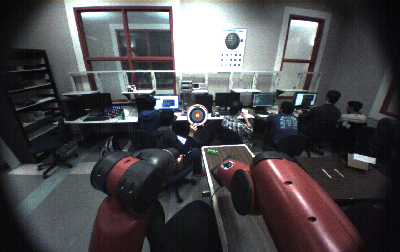
#> input picture src/image_segmentation/img/baxter_head_camera.png, 400 x 252 px, found by its file name
$ python ball_tracking.py
#> lines starting #> are read from the running program, lines starting #| are printed output that depends on the picture; after the words box and inside, x2 and y2 are one past the last pixel; in counts of white or black regions, pixels touching at a corner belong together; long printed decimals are rounded
#> further down, frame is the input picture: shape (252, 400, 3); mean B, G, R 76.7, 73.7, 74.9
#!/usr/bin/env python

# import the necessary packages
from collections import deque
import numpy as np
import argparse
import cv2
import time
import os

this_file = os.path.dirname(os.path.abspath(__file__))
IMG_DIR = '/'.join(this_file.split('/')[:-1]) + '/img/'
print(IMG_DIR)

# Copied from imutils
def resize(image, width=None, height=None, inter=cv2.INTER_AREA):
    # initialize the dimensions of the image to be resized and
    # grab the image size
#> called with width = 600, inter = 3
    dim = None
    (h, w) = image.shape[:2]
#> h = 252; w = 400

    # if both the width and height are None, then return the
    # original image
    if width is None and height is None:
        return image

    # check to see if the width is None
    if width is None:
        # calculate the ratio of the height and construct the
        # dimensions
        r = height / float(h)
        dim = (int(w * r), height)

    # otherwise, the height is None
    else:
        # calculate the ratio of the width and construct the
        # dimensions
        r = width / float(w)
#> r = 1.5
        dim = (width, int(h * r))
#> dim = (600, 378)

    # resize the image
    resized = cv2.resize(image, dim, interpolation=inter)
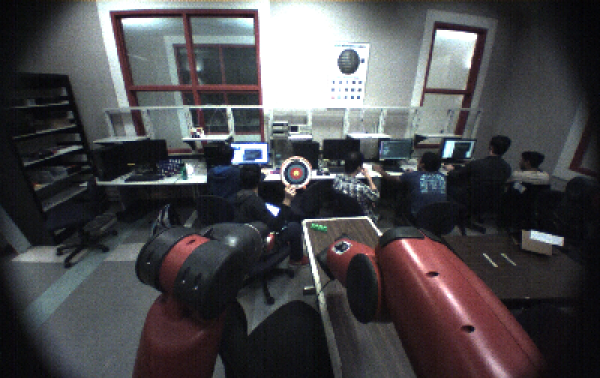
#> resized: shape (378, 600, 3); mean B, G, R 76.8, 73.8, 75

    # return the resized image
    return resized

# Copied from imutils
def grab_contours(cnts):
    # if the length the contours tuple returned by cv2.findContours
    # is '2' then we are using either OpenCV v2.4, v4-beta, or
    # v4-official
    if len(cnts) == 2:
        cnts = cnts[0]

    # if the length of the contours tuple is '3' then we are using
    # either OpenCV v3, v4-pre, or v4-alpha
    elif len(cnts) == 3:
        cnts = cnts[1]

    # otherwise OpenCV has changed their cv2.findContours return
    # signature yet again and I have no idea WTH is going on
    else:
        raise Exception(("Contours tuple must have length 2 or 3, "
            "otherwise OpenCV changed their cv2.findContours return "
            "signature yet again. Refer to OpenCV's documentation "
            "in that case"))

    # return the actual contours array
    return cnts

# construct the argument parse and parse the arguments
ap = argparse.ArgumentParser()
ap.add_argument("-v", "--video",
	help="path to the (optional) video file")
ap.add_argument("-b", "--buffer", type=int, default=64,
	help="max buffer size")
args = vars(ap.parse_args())

# define the lower and upper boundaries of the "yellow"
# circle in the HSV color space, then initialize the
# list of tracked points
# lower_thresh = (15, 80, 0)
# upper_thresh = (42, 255, 255)
lower_thresh = (90,80,94)
upper_thresh = (102,119,155)
pts = deque(maxlen=args["buffer"])

# allow the camera or video file to warm up
time.sleep(2.0)

# keep looping
while True:
	# grab the current frame
	# frame = vs.read()
	frame = cv2.imread(IMG_DIR + 'baxter_head_camera.png')

	# resize the frame, blur it, and convert it to the HSV
	# color space
	frame = resize(frame, width=600)
	blurred = cv2.GaussianBlur(frame, (11, 11), 0)
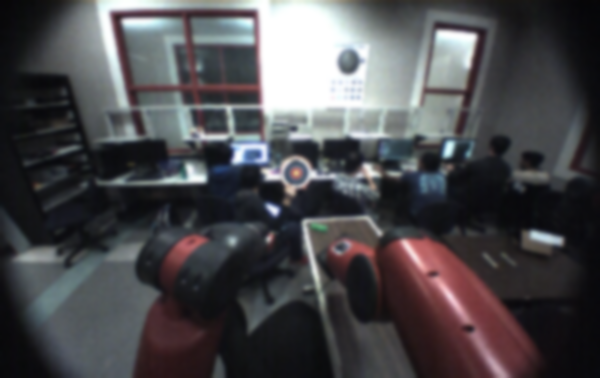
#> blurred: shape (378, 600, 3); mean B, G, R 76.8, 73.8, 75
	hsv = cv2.cvtColor(blurred, cv2.COLOR_BGR2HSV)
#> hsv: shape (378, 600, 3); mean H, S, V 107.4, 43.2, 81.3

	# construct a mask for the color "green", then perform
	# a series of dilations and erosions to remove any small
	# blobs left in the mask
	mask = cv2.inRange(hsv, lower_thresh, upper_thresh)
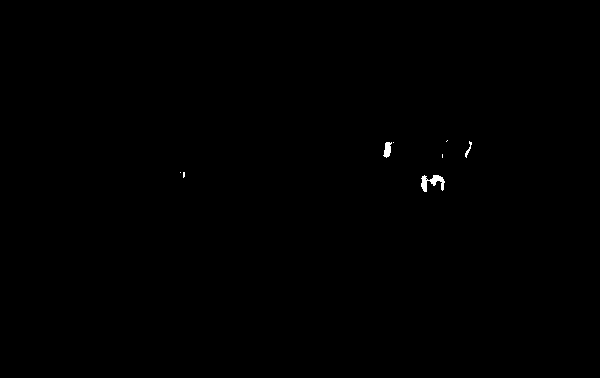
#> mask: shape (378, 600); 0.15% white; 8 white regions (5 under 20 px), largest, box (x1, y1, x2, y2) and area: (421, 175, 445, 192) 199, (383, 142, 392, 158) 93, (465, 141, 472, 158) 37
	mask = cv2.erode(mask, None, iterations=2)
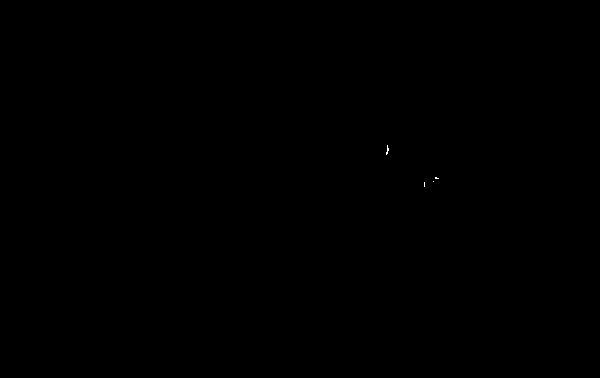
#> mask: shape (378, 600); 0.01% white in thin lines or dots, all inside (x1, y1, x2, y2) = (386, 145, 439, 187)
	mask = cv2.dilate(mask, None, iterations=2)
#> mask: shape (378, 600); 0.09% white; 3 white regions

	# find contours in the mask and initialize the current
	# (x, y) center of the circle
	cnts = cv2.findContours(mask.copy(), cv2.RETR_EXTERNAL,
		cv2.CHAIN_APPROX_SIMPLE)
#> cnts = 3 contours; box (x1, y1, x2, y2) and area: (384, 143, 391, 157) 65, (431, 175, 441, 184) 48, (422, 180, 427, 189) 32
	cnts = grab_contours(cnts)
	center = None

	# only proceed if at least one contour was found
	if len(cnts) > 0:
		# find the largest contour in the mask, then use
		# it to compute the minimum enclosing circle and
		# centroid
		c = max(cnts, key=cv2.contourArea)
#> c = contour of 11 points, box (x1, y1, x2, y2) (384, 143, 391, 157), area 65
		((x, y), radius) = cv2.minEnclosingCircle(c)
#> x = 386.5; y = 149.5; radius = 6.96
		M = cv2.moments(c)
#> M = moments, m00 65, centre m10/m00, m01/m00 = (387, 149.7)
		center = (int(M["m10"] / M["m00"]), int(M["m01"] / M["m00"]))
#> center = (387, 149)

		# only proceed if the radius meets a minimum size
		print(radius)
#| 6.964
		if radius > 10:
			# draw the circle and centroid on the frame,
			# then update the list of tracked points
			cv2.circle(frame, (int(x), int(y)), int(radius),
				(0, 255, 255), 2)
			cv2.circle(frame, center, 5, (0, 0, 255), -1)

	# update the points queue
	pts.appendleft(center)

	# loop over the set of tracked points
	for i in range(1, len(pts)):
		# if either of the tracked points are None, ignore
		# them
		if pts[i - 1] is None or pts[i] is None:
			continue

		# otherwise, compute the thickness of the line and
		# draw the connecting lines
		thickness = int(np.sqrt(args["buffer"] / float(i + 1)) * 2.5)
		cv2.line(frame, pts[i - 1], pts[i], (0, 0, 255), thickness)

	# show the frame to our screen
	cv2.imshow("Frame", frame)
	key = cv2.waitKey(1) & 0xFF
#> (key q is pressed here)

	# if the 'q' key is pressed, stop the loop
	if key == ord("q"):
		break

# close all windows
cv2.destroyAllWindows()
